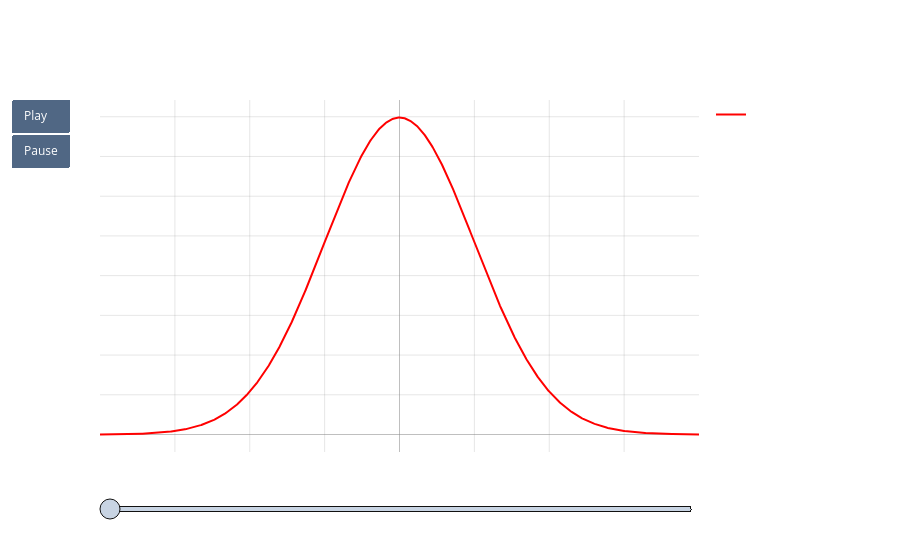

This figure's notebook cell:
### Markdown cell above
###  Law of Large Numbers
#### <u>Random Variables</u>

Random variables $X$ are characterized fully by their probability mass or density function, or cumulative distribution function.

It is often confusing to students as $X$ seems like a traditional variable when in reality it is a *distribution* defined by $D$.

Different draws from $X$ will yield different values but drawing *a lot* of values and plotting a histogram will yield the distribution $D$ that governs the randomness of $X$.

*Remark:* Different types of convergence exist in probability theory - convergence in distribution (weakest), convergence in probability (stronger), and almost sure convergence (strongest). Each describes how random variables approach a limit in different ways.

### Code cell
### Adapted from Why Monte Carlo Simulations Work
### https://github.com/romanmichaelpaolucci/Quant-Guild-Library/tree/757ea6e23dd2f007d5799f1682450b5ebb20b066/2025%20Video%20Lectures/33.%20Why%20Monte%20Carlo%20Simulation%20Works


import numpy as np
import plotly.graph_objects as go
from plotly.subplots import make_subplots
from scipy import stats

np.random.seed(42)
x = np.linspace(-4, 4, 1000)
theoretical_dist = stats.norm.pdf(x)

fig = go.Figure()

fig.add_trace(
    go.Histogram(
        x=[],
        histnorm='probability density',
        name='Empirical Distribution',
        nbinsx=50,
        opacity=0.7
    )
)

fig.add_trace(
    go.Scatter(
        x=x,
        y=theoretical_dist,
        name='Theoretical Distribution',
        line=dict(color='red')
    )
)

frames = []
sample_sizes = [10, 50, 100, 500, 1000, 5000, 10000]

for n in sample_sizes:
    samples = np.random.normal(0, 1, n)

    frame = go.Frame(
        data=[
            go.Histogram(
                x=samples,
                histnorm='probability density',
                name='Empirical Distribution',
                nbinsx=50,
                opacity=0.7
            ),
            go.Scatter(
                x=x,
                y=theoretical_dist,
                name='Theoretical Distribution',
                line=dict(color='red')
            )
        ],
        name=f'n={n}'
    )
    frames.append(frame)

fig.frames = frames

fig.update_layout(
    title='Empirical Convergence',
    xaxis_title='Value',
    yaxis_title='Density',
    showlegend=True,
    plot_bgcolor='rgba(0,0,0,0)',
    paper_bgcolor='rgba(0,0,0,0)',
    font=dict(color='white'),
    updatemenus=[{
        'type': 'buttons',
        'showactive': False,
        'buttons': [
            {'label': 'Play',
             'method': 'animate',
             'args': [None, {'frame': {'duration': 1000, 'redraw': True},
                            'fromcurrent': True}]},
            {'label': 'Pause',
             'method': 'animate',
             'args': [[None], {'frame': {'duration': 0, 'redraw': False},
                              'mode': 'immediate',
                              'transition': {'duration': 0}}]}
        ]
    }],
    sliders=[{
        'currentvalue': {'prefix': 'Sample Size: ', 'font': {'color': 'white'}},
        'steps': [
            {'label': str(n),
             'method': 'animate',
             'args': [[f'n={n}'], {'frame': {'duration': 0, 'redraw': True},
                                  'mode': 'immediate',
                                  'transition': {'duration': 0}}]}
            for n in sample_sizes
        ]
    }]
)

fig.update_xaxes(showgrid=True, gridwidth=1, gridcolor='rgba(128,128,128,0.2)',
                 zeroline=True, zerolinewidth=1, zerolinecolor='rgba(128,128,128,0.5)')
fig.update_yaxes(showgrid=True, gridwidth=1, gridcolor='rgba(128,128,128,0.2)',
                 zeroline=True, zerolinewidth=1, zerolinecolor='rgba(128,128,128,0.5)')

fig.show()

### Figure 1 — Plotly figure (JSON) as saved in the notebook; plotly's stock layout.template omitted (floating-point values rounded to 4 significant figures; data arrays with more than 128 entries replaced by an {"elided": "..."} marker saying what was removed)
{"data": [{"histnorm": "probability density", "name": "Empirical Distribution", "nbinsx": 50, "opacity": 0.7, "x": [], "type": "histogram"}, {"line": {"color": "red"}, "name": "Theoretical Distribution", "x": {"elided": "1000 float values"}, "y": {"elided": "1000 float values"}, "type": "scatter"}], "layout": {"font": {"color": "white"}, "title": {"text": "Empirical Convergence"}, "xaxis": {"title": {"text": "Value"}, "showgrid": true, "gridwidth": 1, "gridcolor": "rgba(128,128,128,0.2)", "zeroline": true, "zerolinewidth": 1, "zerolinecolor": "rgba(128,128,128,0.5)"}, "yaxis": {"title": {"text": "Density"}, "showgrid": true, "gridwidth": 1, "gridcolor": "rgba(128,128,128,0.2)", "zeroline": true, "zerolinewidth": 1, "zerolinecolor": "rgba(128,128,128,0.5)"}, "showlegend": true, "plot_bgcolor": "rgba(0,0,0,0)", "paper_bgcolor": "rgba(0,0,0,0)", "updatemenus": [{"buttons": [{"args": [null, {"frame": {"duration": 1000, "redraw": true}, "fromcurrent": true}], "label": "Play", "method": "animate"}, {"args": [[null], {"frame": {"duration": 0, "redraw": false}, "mode": "immediate", "transition": {"duration": 0}}], "label": "Pause", "method": "animate"}], "showactive": false, "type": "buttons"}], "sliders": [{"currentvalue": {"font": {"color": "white"}, "prefix": "Sample Size: "}, "steps": [{"args": [["n=10"], {"frame": {"duration": 0, "redraw": true}, "mode": "immediate", "transition": {"duration": 0}}], "label": "10", "method": "animate"}, {"args": [["n=50"], {"frame": {"duration": 0, "redraw": true}, "mode": "immediate", "transition": {"duration": 0}}], "label": "50", "method": "animate"}, {"args": [["n=100"], {"frame": {"duration": 0, "redraw": true}, "mode": "immediate", "transition": {"duration": 0}}], "label": "100", "method": "animate"}, {"args": [["n=500"], {"frame": {"duration": 0, "redraw": true}, "mode": "immediate", "transition": {"duration": 0}}], "label": "500", "method": "animate"}, {"args": [["n=1000"], {"frame": {"duration": 0, "redraw": true}, "mode": "immediate", "transition": {"duration": 0}}], "label": "1000", "method": "animate"}, {"args": [["n=5000"], {"frame": {"duration": 0, "redraw": true}, "mode": "immediate", "transition": {"duration": 0}}], "label": "5000", "method": "animate"}, {"args": [["n=10000"], {"frame": {"duration": 0, "redraw": true}, "mode": "immediate", "transition": {"duration": 0}}], "label": "10000", "method": "animate"}]}]}}
